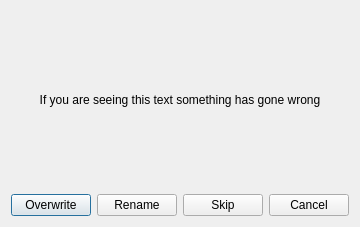
<?xml version="1.0" encoding="UTF-8"?>
<ui version="4.0">
 <class>CollisionDialog</class>
 <widget class="QDialog" name="CollisionDialog">
  <property name="geometry">
   <rect>
    <x>0</x>
    <y>0</y>
    <width>338</width>
    <height>227</height>
   </rect>
  </property>
  <property name="windowTitle">
   <string>Dialog</string>
  </property>
  <layout class="QVBoxLayout" name="verticalLayout_2">
   <item>
    <widget class="QLabel" name="label">
     <property name="text">
      <string>If you are seeing this text something has gone wrong</string>
     </property>
     <property name="alignment">
      <set>Qt::AlignmentFlag::AlignCenter</set>
     </property>
    </widget>
   </item>
   <item>
    <layout class="QHBoxLayout" name="horizontalLayout_2">
     <item>
      <widget class="QPushButton" name="btn_overwrite">
       <property name="text">
        <string>Overwrite</string>
       </property>
      </widget>
     </item>
     <item>
      <widget class="QPushButton" name="btn_auto">
       <property name="text">
        <string>Rename</string>
       </property>
      </widget>
     </item>
     <item>
      <widget class="QPushButton" name="btn_skip">
       <property name="text">
        <string>Skip</string>
       </property>
      </widget>
     </item>
     <item>
      <widget class="QPushButton" name="btn_cancel">
       <property name="text">
        <string>Cancel</string>
       </property>
      </widget>
     </item>
    </layout>
   </item>
  </layout>
 </widget>
 <resources/>
 <connections/>
</ui>
